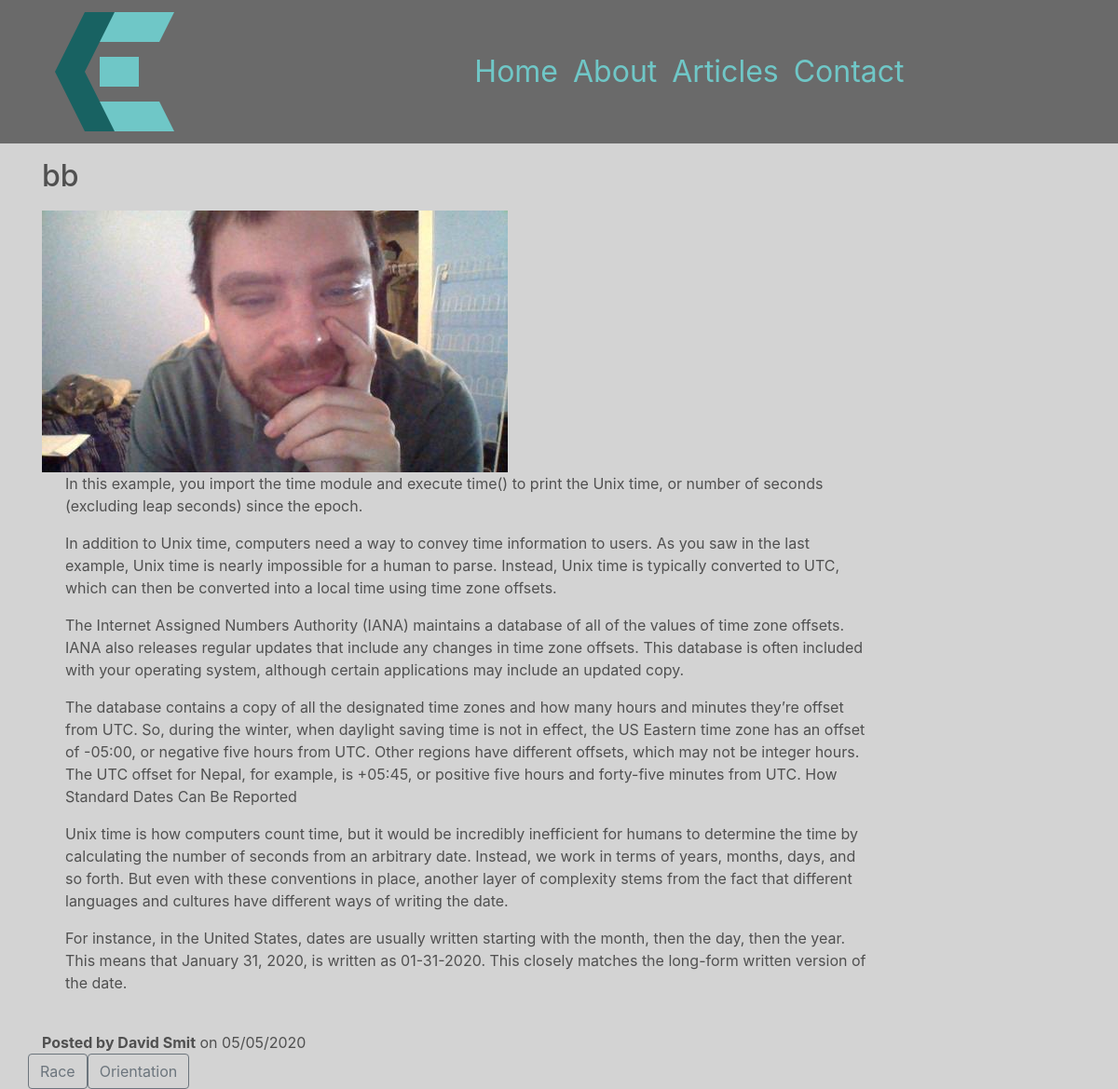
/articles/2, run on an earlier commit of the app's database.
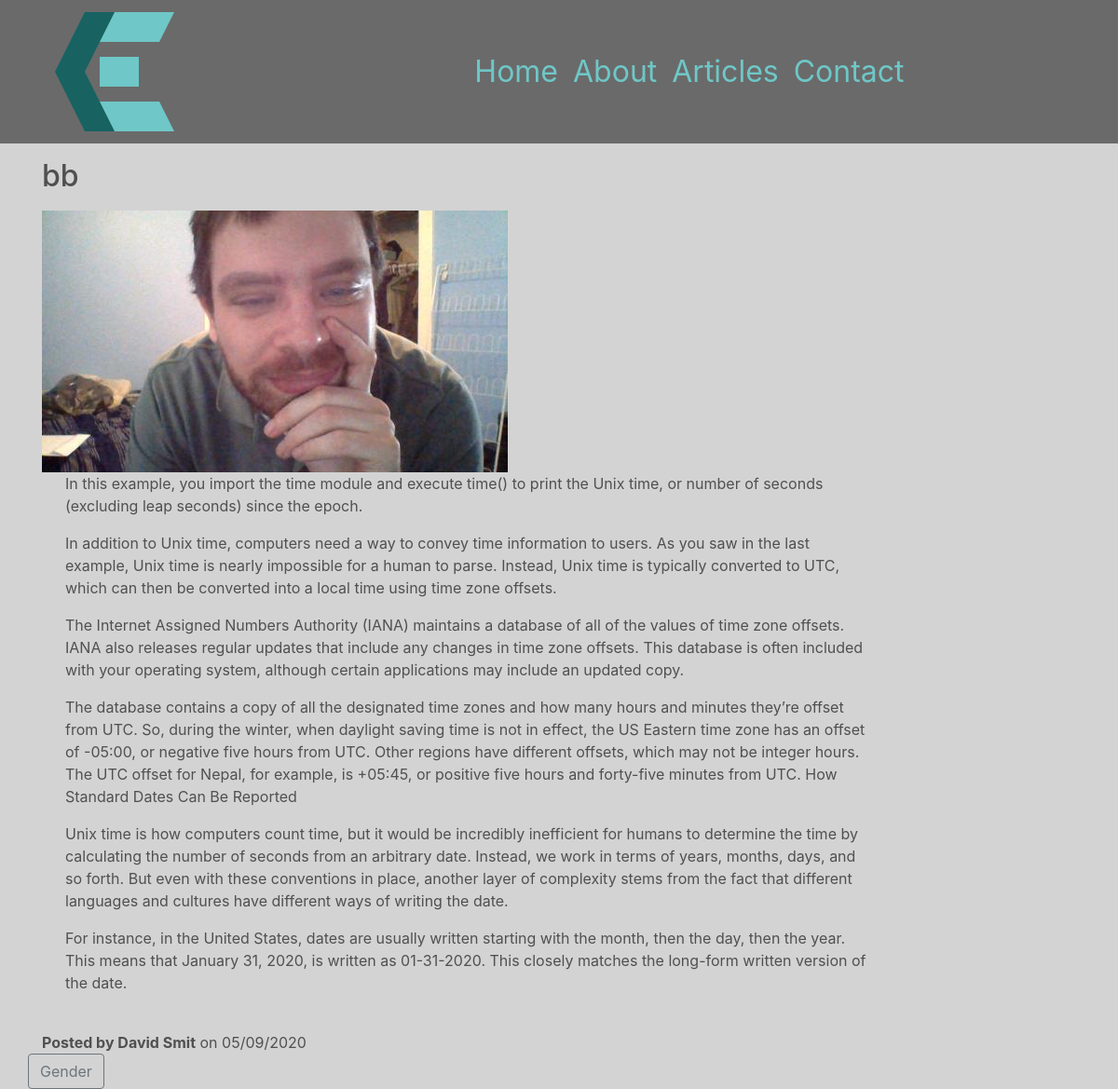
And on a later commit of the database.
### chrissmit/services/db_models.py (models this page shows, shortened)
class ArticleEdits(db.Model):
    id = db.Column(db.Integer, primary_key=True)
    article_id = db.Column(db.Integer, db.ForeignKey('article.id'), nullable=False,)
    is_edited = db.Column(db.Boolean, default=False,)
    is_ready_for_release = db.Column(db.Boolean, default=False,)
    user_id = db.Column(db.Integer, db.ForeignKey('user.id'), nullable=False)
    edited = db.Column(db.DateTime, nullable=True, default=datetime.utcnow)
    title = db.Column(db.String(100), nullable=False,)
    preview = db.Column(db.String(200), nullable=False)
    image_file = db.Column(db.String(100), default='default.png')
    content = db.Column(db.Text, nullable=False)
    tags = db.relationship('EditTags', backref='edit')

class EditTags(db.Model):
    id = db.Column(db.Integer, primary_key=True)
    edit_id = db.Column(db.Integer, db.ForeignKey('article_edits.id'))
    tag_id = db.Column(db.Integer, db.ForeignKey('tags.id'))

class Tags(db.Model):
    id = db.Column(db.Integer, primary_key=True)
    desc = db.Column(db.String(20), nullable=False)

### chrissmit/views/article_views.py (the view)
@blueprint.route('/articles/<article_id>')
def read_article(article_id):
    recent_articles = article.get_last(4)
    current_article = article.get_full_article(article_id)
    tags = article.get_edit_tags(current_article.current_edit_id)
    return render_template(
        template_name_or_list='articles/read.html',
        content=current_article,
        release=False,
        suggest_edit=current_user.is_authenticated,
        go_to_latest = False,
        recent_articles=recent_articles,
        tags=tags,
        display_posted = article.is_display_posted(current_article),
    )

### chrissmit/services/article.py (called while the page is built)
def get_full_article(id):
    full_article = full_article_data()
    return full_article.filter(Article.id==int(id)).first()

def get_last(number=4, desc=True):
    full_article = full_article_data()
    if desc:
        return full_article.filter(Article.is_released==True).order_by(Article.posted.desc()).limit(number).all()
    return full_article.filter(Article.is_released==True).limit(number).all()

def get_edit_tags(edit_id):
    print(edit_id)
    return db.session.query(
        EditTags.tag_id, Tags.desc
    ).join(
        Tags,
        Tags.id == EditTags.tag_id
    ).filter(
        EditTags.edit_id == edit_id
    ).all()

def full_article_data():
    fields = full_data_fields()
    return fields.join(
        ArticleEdits,
        Article.current_edit_id == ArticleEdits.id,
    ).join(
        User,
        Article.author_id == User.id
    )

def is_display_posted(content):
    if not content.posted:
        return content.posted
    return content.posted > content.edited

### chrissmit/templates/articles/read.html (shortened to what this page needs)
{% extends "shared/_layout.html" %}
{% block main_content %}
{% if content %}
    <h2>{{ content.title }}</h2>
    <div class="row">
        <div class="col-sm-12">
            {% if content.image_file %}
                <img src="{{ '/static/img/articles/' + content.image_file }}" alt="{{ content.image_file }}">
            {% endif %}
        </div>
    </div>
    <article>
        {% for paragraph in content.content.split('</p>') %}
            <p >
                {{ paragraph }}
            </p>
        {% endfor %}
    </article>
    <br>
    {% if display_posted %}
    <strong>Posted by {{ content.full_name }}</strong> on
        {{ content.posted.strftime('%m/%d/%Y') }}
    {% else %}
        <strong>Edited by {{ content.full_name }}</strong> on
        {{ content.edited.strftime('%m/%d/%Y') }}
    {% endif %}
    <div class="row">
        {% for tag in tags %}
            <a href="{{ url_for('navigation_views.by_tag',tag=tag.tag_id) }}" class="btn btn-outline-secondary"> {{ tag.desc }}</a>
        {% endfor %}
    </div>
{% endif %}
{%  endblock %}

What changed in the data, as far as the page shows it:
no longer on this page (row unchanged): EditTags: desc "Race"
no longer on this page (row unchanged): EditTags: desc "Orientation"
added EditTags: desc "Gender"
Also different on the page:
{{ content.posted.strftime('%m/%d/%Y') }}: "05/05/2020" → "05/09/2020"
